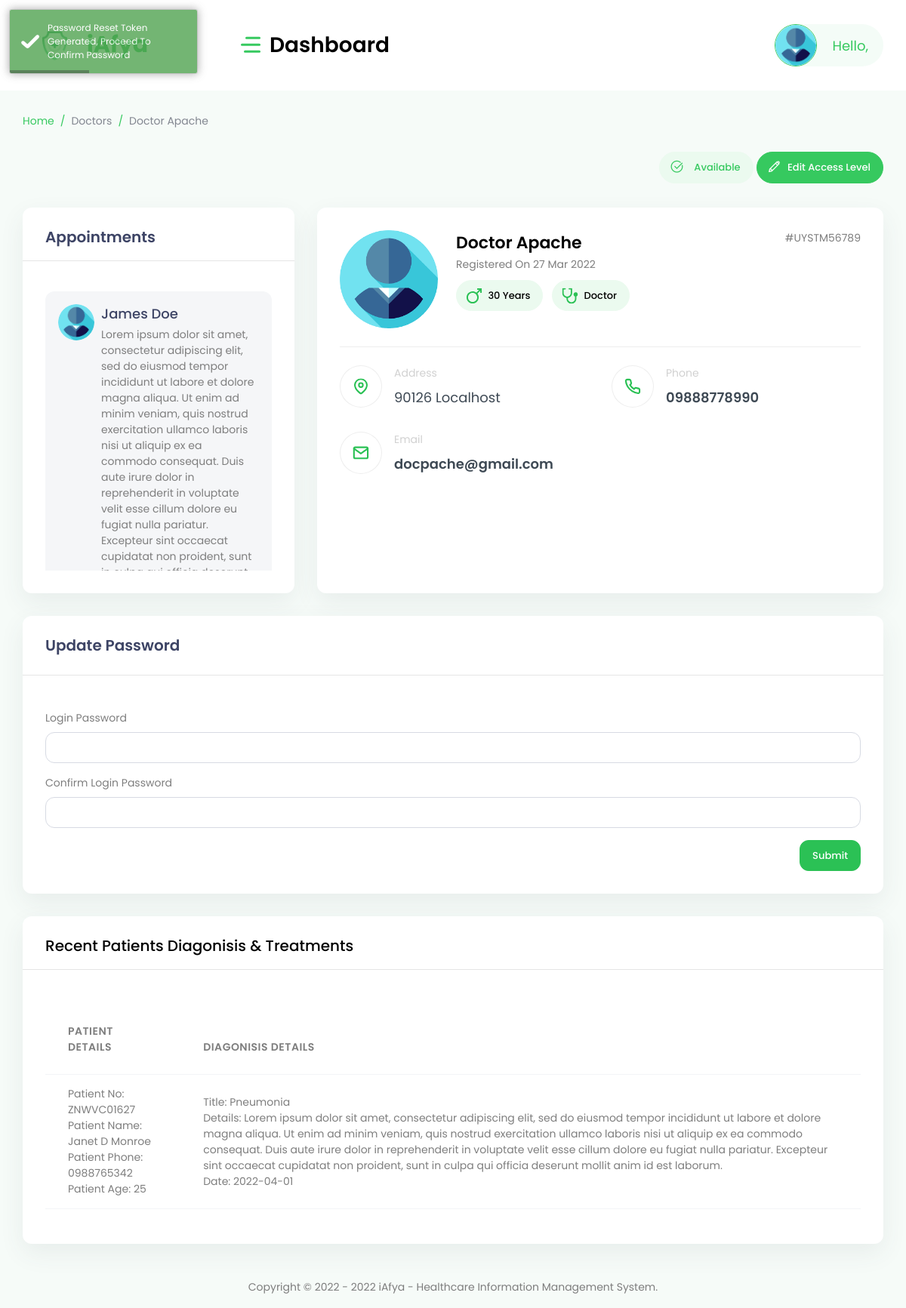
The page /views/doctor.php?view=3 (signed in) on the database its author committed.
### tables this page shows
CREATE TABLE `users` (
  `user_id` int(200) NOT NULL,
  `user_number` varchar(200) DEFAULT NULL,
  `user_name` varchar(200) DEFAULT NULL,
  `user_email` varchar(200) DEFAULT NULL,
  `user_phone` varchar(200) DEFAULT NULL,
  `user_age` varchar(200) DEFAULT NULL,
  `user_address` longtext DEFAULT NULL,
  `user_passport` longtext DEFAULT NULL,
  `user_date_added` varchar(200) DEFAULT NULL,
  `user_password` varchar(200) DEFAULT NULL,
  `user_access_level` varchar(200) DEFAULT NULL
);

CREATE TABLE `appointments` (
  `app_id` int(200) NOT NULL,
  `app_ref_code` varchar(200) NOT NULL,
  `app_doc_id` int(200) NOT NULL,
  `app_user_id` int(200) NOT NULL,
  `app_status` varchar(200) DEFAULT NULL,
  `app_date` varchar(200) DEFAULT NULL,
  `app_details` longtext DEFAULT NULL
);

CREATE TABLE `diagonisis` (
  `diag_id` int(200) NOT NULL,
  `diad_ref` varchar(200) DEFAULT NULL,
  `diag_patient_id` int(11) DEFAULT NULL,
  `diag_doctor_id` int(11) DEFAULT NULL,
  `diag_title` longtext DEFAULT NULL,
  `diag_details` longtext DEFAULT NULL,
  `diag_date_created` varchar(200) DEFAULT NULL,
  `diag_cost` varchar(200) DEFAULT NULL,
  `diag_payment_status` varchar(200) DEFAULT 'Pending'
);

### views/doctor.php (the view, shortened to what this page needs)
<?php
require_once '../app/settings/config.php';
require_once('../app/partials/head.php');
?>
<body>
    <div id="main-wrapper">
        <?php require_once('../app/partials/header.php');
        $view = $_GET['view'];
        $ret = "SELECT * FROM users
        WHERE user_id  = '$view'";
        $stmt = $mysqli->prepare($ret);
        $stmt->execute();
        $res = $stmt->get_result();
        while ($user = $res->fetch_object()) {
        ?>
            <div class="content-body">
                <div class="container-fluid">
                    <div class="page-titles">
                        <ol class="breadcrumb">
                            <li class="breadcrumb-item active"><a href="javascript:void(0)">Home</a></li>
                            <li class="breadcrumb-item"><a href="doctors">Doctors</a></li>
                            <li class="breadcrumb-item"><a href="javascript:void(0)"><?php echo $user->user_name; ?></a></li>
                        </ol>
                    </div>
                    <div class="d-block d-sm-flex mb-3 mb-md-4">
                        <div class="dropdown ml-auto mr-1 d-inline-block">
                            <button type="button" class="btn btn-primary btn-rounded  light font-w600  mb-2" data-toggle="dropdown" aria-expanded="false">
                                <i class="las la-check-circle scale5 mr-3"></i>Available
                            </button>
                        </div>
                        <a data-toggle="modal" href="#update" class="btn btn-primary btn-rounded mb-2"><i class="las scale5 la-pencil-alt mr-2"></i> Edit Access Level</a>
                    </div>
                    <div class="row">
                        <div class="col-xl-3 col-lg-4 col-xxl-4">
                            <div class="card">
                                <div class="card-header border-0 pb-0">
                                    <h4 class="fs-20 font-w600 mb-0">Appointments</h4>
                                </div>
                                <hr>
                                <div class="card-body pt-4">
                                    <div id="DZ_W_Todo2" class="widget-media dz-scroll ps ps--active-y height370">
                                        <ul class="timeline">
                                            <?php
                                            $ret = "SELECT * FROM appointments a
                                            INNER JOIN users u ON u.user_id = a.app_user_id
                                            WHERE a.app_doc_id  = '$view'";
                                            $stmt = $mysqli->prepare($ret);
                                            $stmt->execute();
                                            $res = $stmt->get_result();
                                            while ($appts = $res->fetch_object()) {
                                            ?>
                                                <li>
                                                    <div class="timeline-panel bgl-dark flex-wrap border-0 p-3 rounded">
                                                        <div class="media bg-transparent mr-2">
                                                            <img class="rounded-circle" alt="image" width="48" src="../assets/images/no-profile.png">
                                                        </div>
                                                        <div class="media-body">
                                                            <h5 class="mb-1 fs-18"><?php echo $appts->user_name; ?></h5>
                                                            <span><?php echo $appts->app_details; ?></span>
                                                        </div>
                                                    </div>
                                                </li>
                                            <?php } ?>
                                        </ul>
                                    </div>
                                </div>
                            </div>
                        </div>
                        <div class="col-xl-6 col-xxl-8 col-lg-8">
                            <div class="card">
                                <div class="card-body">
                                    <div class="media d-sm-flex d-block text-center text-sm-left pb-4 mb-4 border-bottom">
                                        <img alt="image" class="rounded mr-sm-4 mr-0" width="130" src="../assets/images/no-profile.png">
                                        <div class="media-body align-items-center">
                                            <div class="d-sm-flex d-block justify-content-between my-3 my-sm-0">
                                                <div>
                                                    <h3 class="fs-22 text-black font-w600 mb-0"><?php echo $user->user_name; ?></h3>
                                                    <p class="mb-2 mb-sm-2">Registered On <?php echo $user->user_date_added; ?></p>
                                                </div>
                                                <span>#<?php echo $user->user_number; ?></span>
                                            </div>
                                            <a href="javascript:void(0);" class="btn bgl-primary btn-rounded text-black mb-2 mr-2">
                                                <?php echo $user->user_age; ?> Years
                                            </a>
                                            <a href="javascript:void(0);" class="btn bgl-primary btn-rounded mb-2 text-black">
                                                <?php if ($user->user_access_level == 'admin') { ?>
                                                    Administrator
                                                <?php } elseif ($user->user_access_level == 'doctor') { ?>
                                                    Doctor
                                                <?php } ?>
                                            </a>
                                        </div>
                                    </div>
                                    <div class="row">
                                        <div class="col-lg-6 mb-3">
                                            <div class="media">
                                                <span class="p-3 border border-primary-light rounded-circle mr-3">
                                                </span>
                                                <div class="media-body">
                                                    <span class="d-block text-light mb-2">Address</span>
                                                    <p class="fs-18 text-dark"><?php echo $user->user_address; ?></p>
                                                </div>
                                            </div>
                                        </div>
                                        <div class="col-lg-6 mb-lg-0 mb-3">
                                            <div class="media">
                                                <span class="p-3 border border-primary-light rounded-circle mr-3">
                                                </span>
                                                <div class="media-body">
                                                    <span class="d-block text-light mb-2">Phone</span>
                                                    <p class="fs-18 text-dark font-w600 mb-0"><?php echo $user->user_phone; ?></p>
                                                </div>
                                            </div>
                                        </div>
                                        <div class="col-lg-12">
                                            <div class="media">
                                                <span class="p-3 border border-primary-light rounded-circle mr-3">
                                                </span>
                                                <div class="media-body">
                                                    <span class="d-block text-light mb-2">Email</span>
                                                    <p class="fs-18 text-dark font-w600 mb-0"><?php echo $user->user_email; ?></p>
                                                </div>
                                            </div>
                                        </div>
                                    </div>
                                </div>
                            </div>
                        </div>
                        <div class="col-xl-3 col-xxl-12">
                            <div class="card abilities-chart">
                                <div class="card-header border-0 pb-0">
                                    <h4 class="fs-20 font-w600">Update Password</h4>
                                </div>
                                <hr>
                                <div class="card-body">
                                    <form method="post" enctype="multipart/form-data" role="form">
                                        <div class="row">
                                            <div class="form-group col-md-12">
                                                <label for="">Login Password</label>
                                                <input type="password" required name="new_password" class="form-control">
                                            </div>
                                            <div class="form-group col-md-12">
                                                <label for="">Confirm Login Password</label>
                                                <input type="password" required name="confirm_password" class="form-control">
                                            </div>
                                        </div>
                                        <div class="text-right">
                                            <button type="submit" name="update_passwords" class="btn btn-success btn-roundedu">Submit</button>
                                        </div>
                                    </form>
                                </div>
                            </div>
                        </div>
                        <div class="col-12">
                            <div class="card">
                                <div class="card-header border-0 pb-0">
                                    <h3 class="fs-20 mb-0 text-black">Recent Patients Diagonisis & Treatments</h3>
                                </div>
                                <hr>
                                <div class="card-body">
                                    <table class="table verticle-middle table-responsive-md">
                                        <thead>
                                            <tr>
                                                <th scope="col">Patient Details</th>
                                                <th scope="col">Diagonisis Details</th>
                                            </tr>
                                        </thead>
                                        <tbody>
                                            <?php
                                            $ret = "SELECT * FROM diagonisis d
                                            INNER JOIN users u ON u.user_id = d.diag_patient_id
                                            WHERE d.diag_doctor_id = '$view'";
                                            $stmt = $mysqli->prepare($ret);
                                            $stmt->execute();
                                            $res = $stmt->get_result();
                                            while ($row = $res->fetch_object()) {
                                            ?>
                                                <tr>
                                                    <td>
                                                        Patient No: <?php echo $row->user_number; ?><br>
                                                        Patient Name: <?php echo $row->user_name; ?><br>
                                                        Patient Phone: <?php echo $row->user_phone; ?><br>
                                                        Patient Age: <?php echo $row->user_age; ?><br>
                                                    </td>
                                                    <td>
                                                        Title: <?php echo $row->diag_title; ?> <br>
                                                        Details: <?php echo $row->diag_details; ?> <br>
                                                        Date: <?php echo $row->diag_date_created; ?>
                                                    </td>
                                                </tr>
                                            <?php } ?>
                                        </tbody>
                                    </table>
                                </div>
                            </div>
                        </div>
                    </div>
                </div>
            </div>
        <?php }
        require_once('../app/partials/footer.php'); ?>
    </div>
</body>
</html>

### rows shown on the page
users: user_name "Doctor Apache", user_date_added "27 Mar 2022", user_number "UYSTM56789", user_age "30", user_access_level "Doctor", user_address "90126 Localhost", user_phone "09888778990", user_email "docpache@gmail.com"
appointments: app_user.user_name "James Doe", app_details "Lorem ipsum dolor sit amet, consectetur adipiscing elit, sed do eiusmod tempor incididunt ut labore et dolore magna aliqua. Ut enim ad minim veniam, quis nostrud exercitation ullamco laboris nisi ut aliquip ex ea commodo consequat. Duis aute irure dolor in reprehenderit in voluptate velit esse cillum dolore eu fugiat nulla pariatur. Excepteur sint occaecat cupidatat non proident, sunt…"
diagonisis: diag_patient.user_number "ZNWVC01627", diag_patient.user_name "Janet D Monroe", diag_patient.user_phone "0988765342", diag_patient.user_age "25", diag_title "Pneumonia", diag_details "Lorem ipsum dolor sit amet, consectetur adipiscing elit, sed do eiusmod tempor incididunt ut labore et dolore magna aliqua. Ut enim ad minim veniam, quis nostrud exercitation ullamco laboris nisi ut aliquip ex ea commodo consequat. Duis aute irure dolor in reprehenderit in voluptate velit esse cillum dolore eu fugiat nulla pariatur. Excepteur sint occaecat cupidatat non proident, sunt in culpa qui officia deserunt mollit anim id est laborum.", diag_date_created "2022-04-01"
